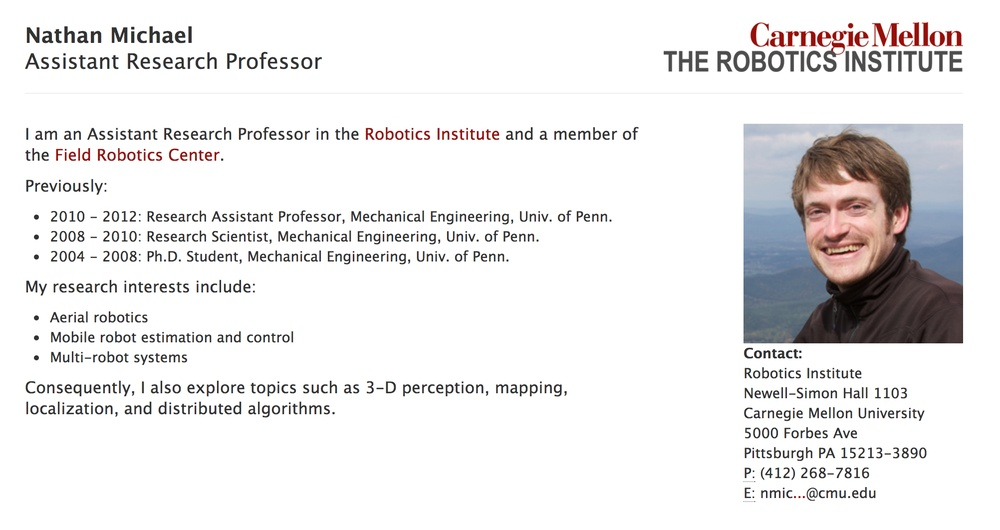
#> input picture dlibMethod/4.jpg, 1000 x 530 px, shrunk from 2004 x 1062 before the run, found by its file name
$ python openFFF_CV.py   (older library calls are emulated)
#> lines starting #> are read from the running program, lines starting #| are printed output that depends on the picture; after the words box and inside, x2 and y2 are one past the last pixel; in counts of white or black regions, pixels touching at a corner belong together
#
import cv2
import sys
import os
# import matplotlib.pyplot as plt

# Get user supplied values
__Path = os.getcwd()
imagePath = __Path + "/4.jpg"
cascPath = "/usr/local/share/OpenCV/haarcascades/haarcascade_frontalface_default.xml"

# Create the haar cascade
faceCascade = cv2.CascadeClassifier(cascPath)

# Read the image
image = cv2.imread(imagePath)
#> image is the input picture: shape (530, 1000, 3); mean B, G, R 233.3, 232.9, 234.2
gray = cv2.cvtColor(image, cv2.COLOR_BGR2GRAY)
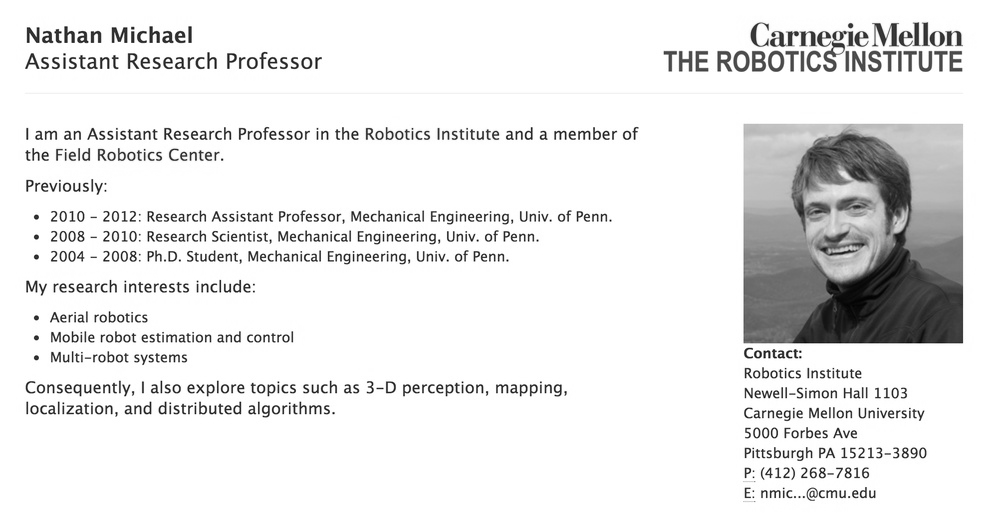
#> gray: shape (530, 1000); min 0, max 255, mean 233.4

# Detect faces in the image
faces = faceCascade.detectMultiScale(
    gray,
    scaleFactor=1.1,
    minNeighbors=5,
    minSize=(60,60),
    flags = cv2.cv.CV_HAAR_SCALE_IMAGE
)
#> faces = [[784, 166, 108, 108]]

print("Found {0} faces!".format(len(faces)))
#| Found 1 faces!

# rectangle color and stroke
color = (0,0,255)       # reverse of RGB (B,G,R) - weird
strokeWeight = 1        # thickness of outline

# Draw a rectangle around the faces
for (x, y, w, h) in faces:
     cv2.rectangle(image, (x,y), (x+w, y+h), color, strokeWeight)
#> this loop made 1 pass
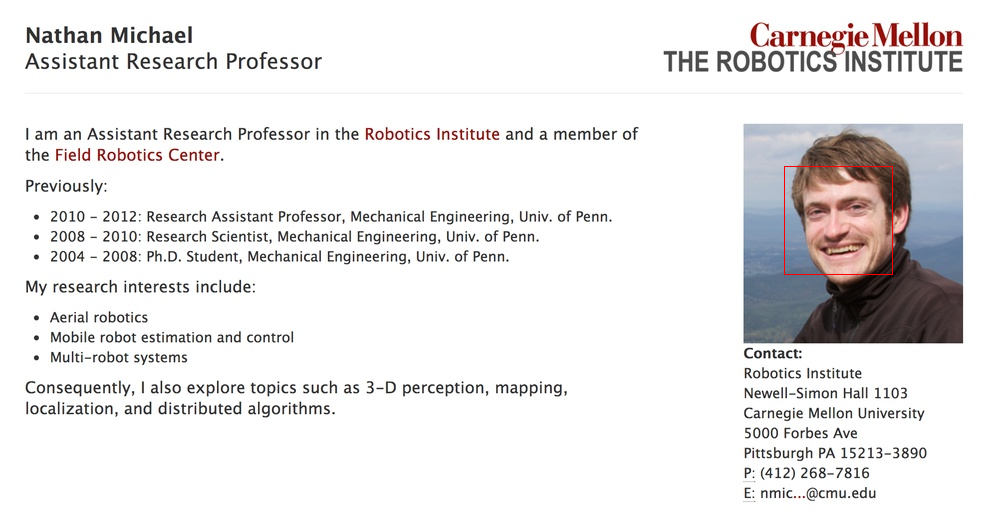
#> image: shape (530, 1000, 3); 0.08% of pixels changed, all inside (x1, y1, x2, y2) = (784, 166, 893, 275)

# save the photo
save_path = os.path.join(__Path , "selfphotos")
if not os.path.isdir(save_path):
    os.mkdir(save_path)

i = 0
if not faces is ():
        for x,y,z,w in faces:
            roiImg = image[y:y+w,x:x+z]
            cv2.imwrite(save_path+'/' + str(i)+'.jpg',roiImg)
            cv2.rectangle(image,(x,y),(x+z,y+w),(0,0,255),2)
            i +=1
#> this loop made 1 pass
#> (x, y, z, w, i) on pass 1: (784, 166, 108, 108, 1)
#> pass 1, `roiImg = image[y:y+w,x:x+z]`:
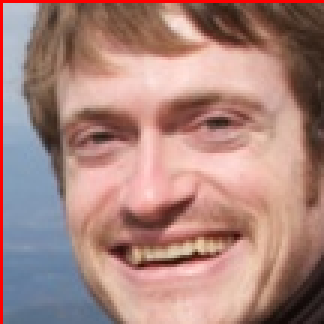
#> roiImg: shape (108, 108, 3) (shown 3 times larger); mean B, G, R 125.5, 132.7, 170
#> after the loop:
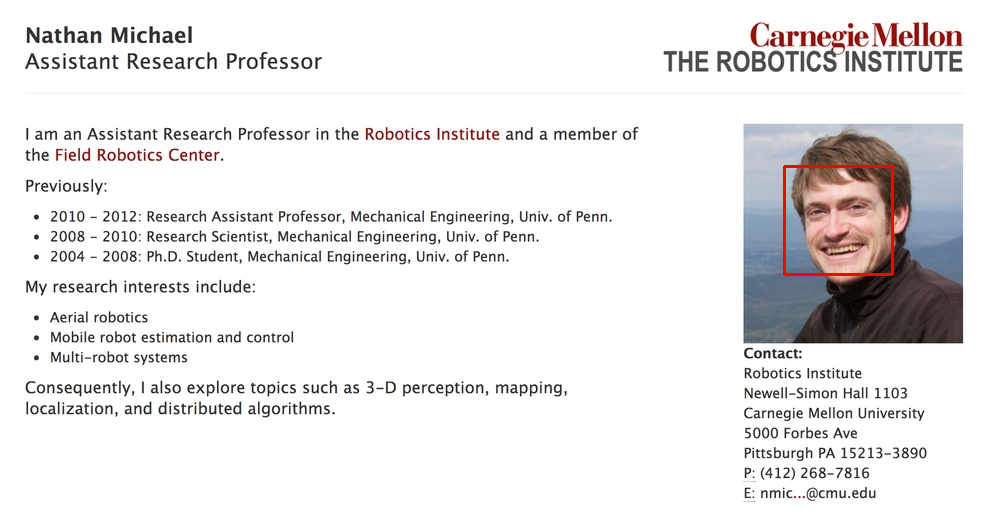
#> image: shape (530, 1000, 3); 0.16% of pixels changed, all inside (x1, y1, x2, y2) = (783, 165, 894, 276)
#> after the loop, i = 1

# display
cv2.destroyAllWindows()
cv2.imshow("Faces found", image)
